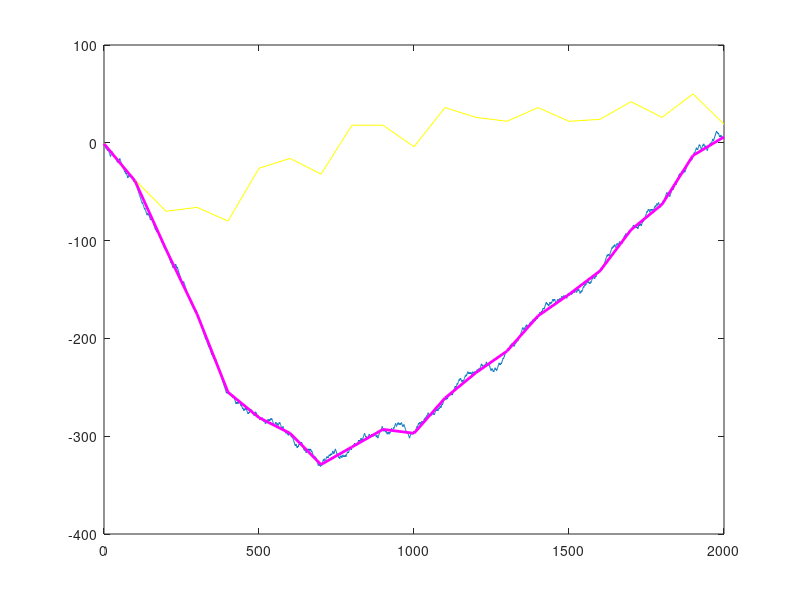

Here is the MATLAB script that generated this plot: (Note: this script raises an error after producing the figure.)
% clear 
close all
clear
clc

%% plot raw data - cumulative sum
data = load('Results Run 282 - toPlot.csv');
raw_wins = data(:,2);
cumsum_wins = cumsum(raw_wins);
%plot
x =linspace(0,2000,2000);
plot(x,cumsum_wins)
%plot all on 1 figure
hold on

%% finite difference method - slope
step_size = 100;
%set initial slope at zero
slope(1) = 0;
count = 2;
%take the difference between the cumulative sum at i and i+step_size
%plot it at intervals of length stepsize
for i=1:step_size:2000-step_size
slope(count)=(cumsum_wins(i+step_size)-cumsum_wins(i));
count = count + 1;
end
%handle the excess - connect to the final datapoint at 2000
slope(length(slope)+1) = cumsum_wins(2000)-cumsum_wins(i+step_size);
%plot
k = 0:step_size:2000;
plot(k, slope, 'y-')

%% segmentation
step_size_straight = 100;
%get the cumsum_wins at intervals of step_size_straight
%plot at intervals of step_size_straight
segment = cumsum_wins(1:step_size_straight:2000);
%handle the excess - connect to the final datapoint at 2000
segment(length(segment)+1)=cumsum_wins(2000);
%plot
i = 0:step_size_straight:2000;
plot(i,segment,'m-', 'LineWidth',2)

%% smoothing
% plot the moving average using the step size, (centered moving average)
step_size_smooth = 100;
backward = 0;
forward = (step_size_smooth/2)-1;
for i=1:2000
    if i>step_size_smooth/2
        backward = step_size_smooth/2;
    else
        backward = i-1;
    end
    if i>2000-forward
        forward = 2000-i;
    end
    smooth(i)=mean(cumsum_wins(i-backward:i+forward));
end
%smooth1 = movmean(cumsum_wins,step_size_smooth);
%smooth2 = filter(ones(step_size_smooth,1), step_size_smooth, cumsum_wins);
%plot
i = linspace(0,2000,length(smooth1));
plot(i,smooth,'c-', 'LineWidth',2)

%labels
legend('cumsum','cumsumDer', 'segment', 'smoothing')
xlabel('Epochs')
ylabel('Cumulative Wins')

